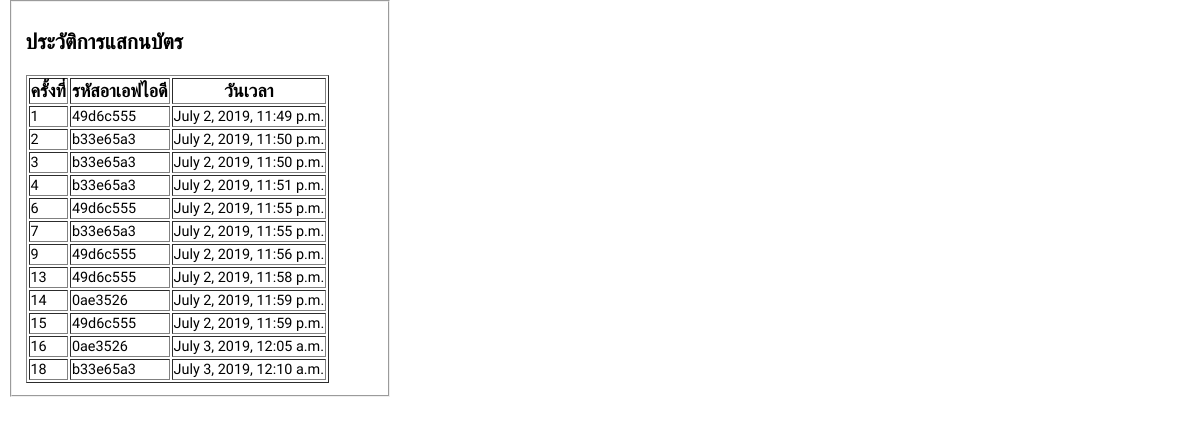
Page /infor/ on the committed database.
### api/models.py (models this page shows)
class history(models.Model):
    ref_id = models.ForeignKey(refridgerator_display_system,on_delete=models.CASCADE)
    datetime = models.DateTimeField(default=timezone.now())

### webapp/views.py (the view)
# urls.py: path('infor/',views.infor, name='infor'),
def infor(request):
    userlog = history.objects.all()#เอามาทั้งออปเจค
    log=[]
    for data in userlog:
        m = {"datetime":data.datetime,
            "time":data.id,
            "id":data.ref_id_id,}
        log.append(m)
    return render(request,'history.html',{'log':log})

### webapp/templates/history.html (shortened to what this page needs)
<!DOCTYPE html>
<html>
<head>
    <link rel="stylesheet" href="https://cdnjs.cloudflare.com/ajax/libs/font-awesome/4.7.0/css/font-awesome.min.css">
</head>
<body>
    <fieldset>
    <h3 class = "saraban">ประวัติการแสกนบัตร</h3>
    <table border="1">
    <tr class = "saraban">
        <th>ครั้งที่</th>
        <th>รหัสอาเอฟไอดี</th>
        <th>วันเวลา</th>
    </tr>
                {% for userLog in log %}
            <tr class = "saraban">
                <td style="font-size: 80%">{{userLog.time}}</td>
                <td style="font-size: 80%">{{userLog.id}}</td>
                <td style="font-size: 80%">{{userLog.datetime}}</td>
            </tr>
            {% endfor%}
    </table>
</body>
</html>

### webapp/templates/history.html (style rules this page uses)
.saraban { font-family: 'Sarabun', sans-serif; }
body { margin:0; }
* { box-sizing: border-box; }
fieldset { display: block; margin-left: 10px; margin-right: 2px; padding-top: 0.35em; padding-bottom: 0.625em; padding-left: 0.75em; padding-right: 0.75em; border: 2px groove (internal value); width:380px; font-size:18px; }

### rows in the picture
history: id "49d6c555", datetime "July 2, 2019, 11:49 p.m."
history: id "b33e65a3", datetime "July 2, 2019, 11:50 p.m."
history: id "b33e65a3", datetime "July 2, 2019, 11:50 p.m."
history: id "b33e65a3", datetime "July 2, 2019, 11:51 p.m."
history: id "49d6c555", datetime "July 2, 2019, 11:55 p.m."
history: id "b33e65a3", datetime "July 2, 2019, 11:55 p.m."
history: id "49d6c555", datetime "July 2, 2019, 11:56 p.m."
history: id "49d6c555", datetime "July 2, 2019, 11:58 p.m."
history: id "0ae3526", datetime "July 2, 2019, 11:59 p.m."
history: id "49d6c555", datetime "July 2, 2019, 11:59 p.m."
history: id "0ae3526", datetime "July 3, 2019, 12:05 a.m."
history: id "b33e65a3", datetime "July 3, 2019, 12:10 a.m."

### other values in the picture
{{ userLog.time }} "1" "2" "3" "4" "6" "7" "9" "13" "14" "15" "16" "18"
